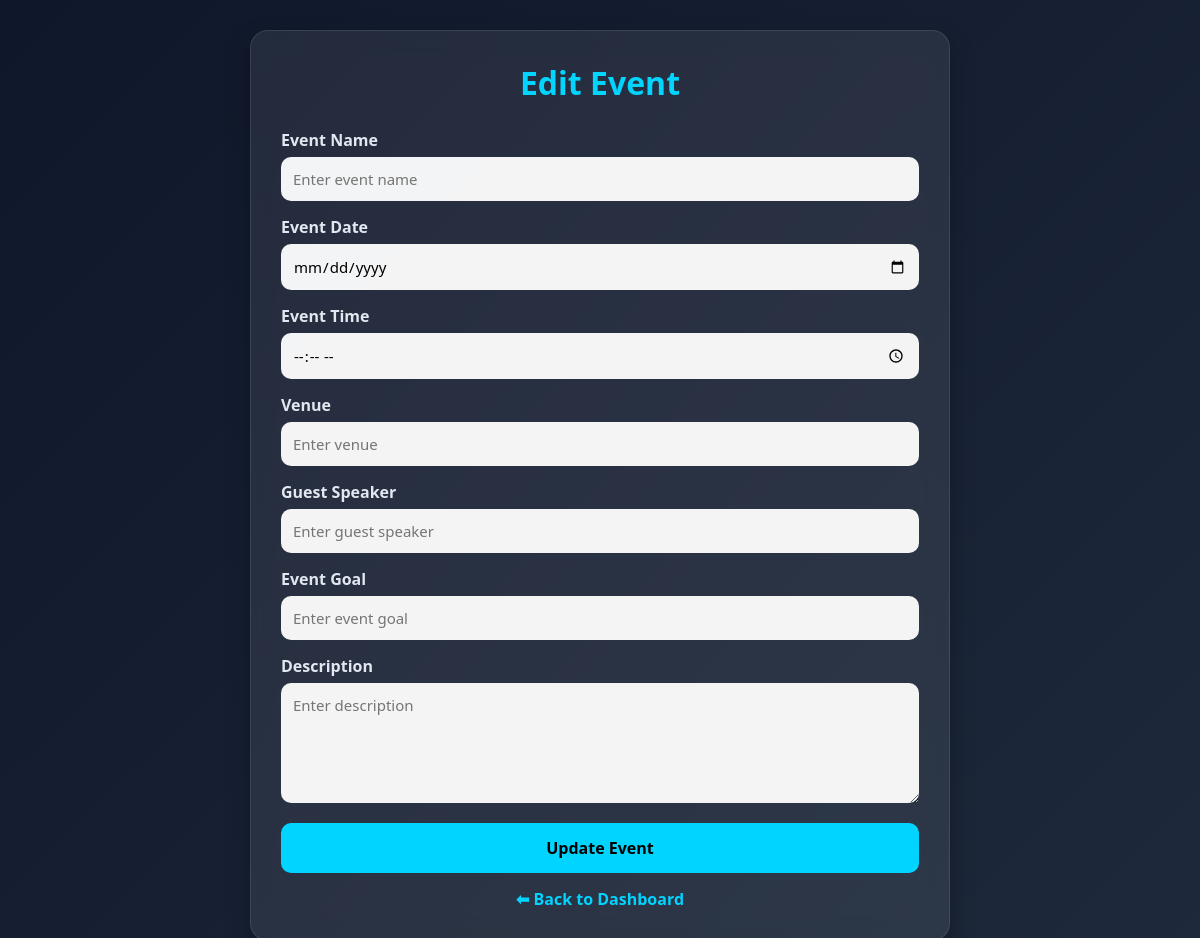
Before: /edit_event/3 with the older database file.
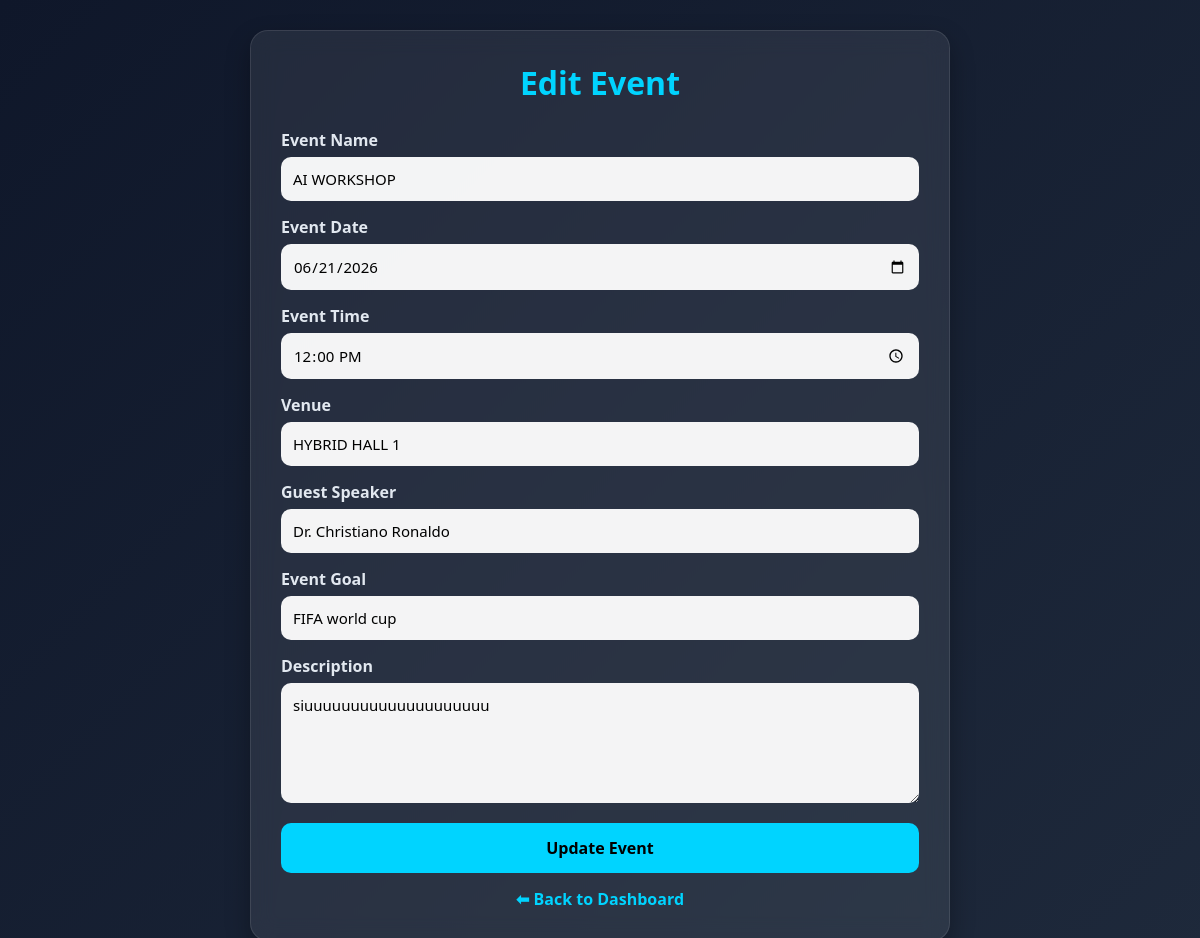
After: the same page with the newer database file.
### tables this page shows
CREATE TABLE events (
            id INTEGER PRIMARY KEY AUTOINCREMENT,
            event_name TEXT,
            event_date TEXT,
            event_time TEXT,
            venue TEXT,
            guest_speaker TEXT,
            event_goal TEXT,
            description TEXT
        );

### app.py (the view, shortened to what this page needs)
@app.route("/edit_event/<int:id>", methods=["GET", "POST"])
def edit_event(id):
    conn = sqlite3.connect("events.db")
    cursor = conn.cursor()
    cursor.execute("SELECT * FROM events WHERE id=?", (id,))
    event = cursor.fetchone()
    conn.close()
    return render_template("edit_event.html", event=event)

### templates/edit_event.html (shortened to what this page needs)
<!DOCTYPE html>
<html lang="en">
<head>
</head>
<body>
<div class="form-card">
    <h2>Edit Event</h2>
    <form method="POST">
        <label for="event_name">Event Name</label>
        <input
            id="event_name"
            name="event_name"
            placeholder="Enter event name"
            value="{{ event[1] }}"
            required
        >
        <label for="event_date">Event Date</label>
        <input
            type="date"
            id="event_date"
            name="event_date"
            value="{{ event[2] }}"
            required
        >
        <label for="event_time">Event Time</label>
        <input
            type="time"
            id="event_time"
            name="event_time"
            value="{{ event[3] }}"
            required
        >
        <label for="venue">Venue</label>
        <input
            id="venue"
            name="venue"
            placeholder="Enter venue"
            value="{{ event[4] }}"
            required
        >
        <label for="guest_speaker">Guest Speaker</label>
        <input
            id="guest_speaker"
            name="guest_speaker"
            placeholder="Enter guest speaker"
            value="{{ event[5] }}"
        >
        <label for="event_goal">Event Goal</label>
        <input
            id="event_goal"
            name="event_goal"
            placeholder="Enter event goal"
            value="{{ event[6] }}"
        >
        <label for="description">Description</label>
        <textarea
            id="description"
            name="description"
            placeholder="Enter description"
        >{{ event[7] }}</textarea>
        <button type="submit">Update Event</button>
    </form>
    <a href="/admin" class="back-btn">⬅ Back to Dashboard</a>
</div>
</body>
</html>

Changed rows visible on the page:
added events: event_name "AI WORKSHOP", event_date "06/21/2026", event_time "12:00", venue "HYBRID HALL 1", guest_speaker "Dr. Christiano Ronaldo", event_goal "FIFA world cup", description "siuuuuuuuuuuuuuuuuuuuu"
